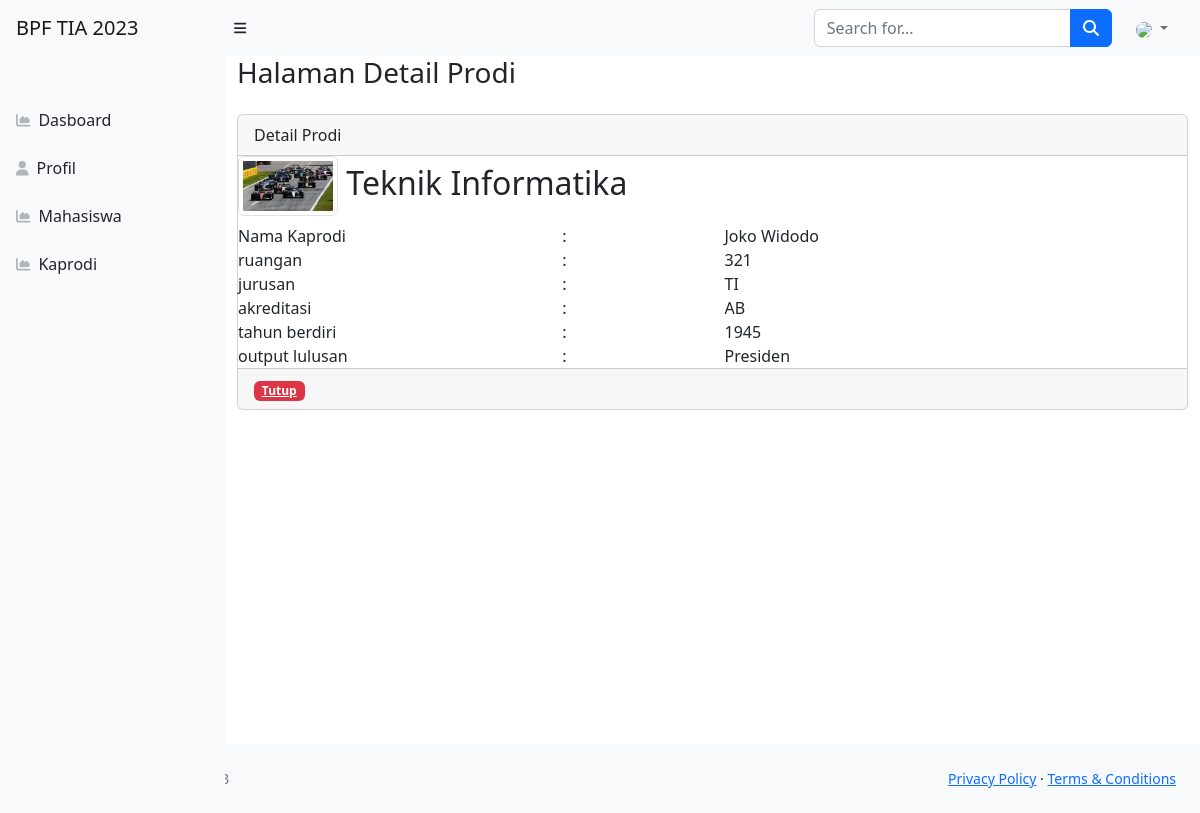
The app's page /index.php/Prodi/detail/5 with its own data.
### tables this page shows
CREATE TABLE `prodi` (
  `id` int(11) NOT NULL,
  `nama` varchar(255) NOT NULL,
  `ruang` varchar(20) NOT NULL,
  `jurusan` varchar(50) NOT NULL,
  `akreditasi` varchar(15) NOT NULL,
  `nama_kaprodi` varchar(255) NOT NULL,
  `tahun_berdiri` int(10) NOT NULL,
  `output_lulusan` varchar(255) NOT NULL,
  `gambar` varchar(100) NOT NULL DEFAULT 'prodi.jpg'
);

### application/controllers/Prodi.php (called while the page is built, shortened)
<?php
class Prodi extends CI_Controller
{
    public function __construct()
    {
        $this->load->model('prodi_model');
    }
    public function detail($id)
    {
        $data['judul'] = "Halaman Detail Prodi";
        $data['user'] = $this->db->get_where('user', ['email' => $this->session->userdata('email')])->row_array();
        $data['prodi'] = $this->prodi_model->getById($id);
        $this->load->view("layout/header", $data);
        $this->load->view("Kaprodi/vw_detailKaprodi", $data);
        $this->load->view("layout/footer", $data);
    }
}
?>

### index.php (called while the page is built, shortened)
<?php
require_once BASEPATH.'core/CodeIgniter.php';

### application/models/prodi_model.php (called while the page is built, shortened)
<?php
class prodi_model extends CI_Model
{
    public $table = 'prodi';
    public function getById($id){
        $this->db->from($this->table);
        $this->db->where('id', $id);
        $query = $this->db->get();
        return $query->row_array();
    }
}
?>

### application/views/Kaprodi/vw_detailKaprodi.php (the view)
<div class="container-fluid">
    <h1 class="h3 mb-4 text-gray-800"><?php echo $judul; ?></h1>
    <div class="card">
        <div class="card-header">
        Detail Prodi
        </div>
        <h2 class="Card-tittle">
                     <img src="<?= base_url('assets/') . $prodi['gambar']; ?>" style="width: 100px" class="img-thumbnail">
                        <?= $prodi['nama']; ?>
                    </h2>
                    <div class="row">
                        <div class="col-md-4">Nama Kaprodi</div>
                        <div class="col-md-2">:</div>
                        <div class="col-md-6">
                            <?= $prodi['nama_kaprodi']; ?>
                        </div>
                    </div>
                    <div class="row">
                        <div class="col-md-4">ruangan</div>
                        <div class="col-md-2">:</div>
                        <div class="col-md-6">
                            <?= $prodi['ruang']; ?>
                        </div>
                    </div>
                    <div class="row">
                        <div class="col-md-4">jurusan</div>
                        <div class="col-md-2">:</div>
                        <div class="col-md-6">
                            <?= $prodi['jurusan']; ?>
                        </div>
                    </div>
                    <div class="row">
                        <div class="col-md-4">akreditasi</div>
                        <div class="col-md-2">:</div>
                        <div class="col-md-6">
                            <?= $prodi['akreditasi']; ?>
                        </div>
                    </div>
                    <div class="row">
                        <div class="col-md-4">tahun berdiri</div>
                        <div class="col-md-2">:</div>
                        <div class="col-md-6">
                            <?= $prodi['tahun_berdiri']; ?>
                        </div>
                    </div>
                    <div class="row">
                        <div class="col-md-4">output lulusan</div>
                        <div class="col-md-2">:</div>
                        <div class="col-md-6">
                            <?= $prodi['output_lulusan']; ?>
                        </div>
                    </div>
            <div class="card-footer justify-content-center">
            <a href="<?= base_url('index.php/prodi') ?>" class="badge bg-danger">Tutup</a>
        </div>
    </div>
</div>

### records on screen
prodi: gambar (picture), nama "Teknik Informatika", nama_kaprodi "Joko Widodo", ruang "321", jurusan "TI", akreditasi "AB", tahun_berdiri "1945", output_lulusan "Presiden"

### other values on screen
$judul "Halaman Detail Prodi"
